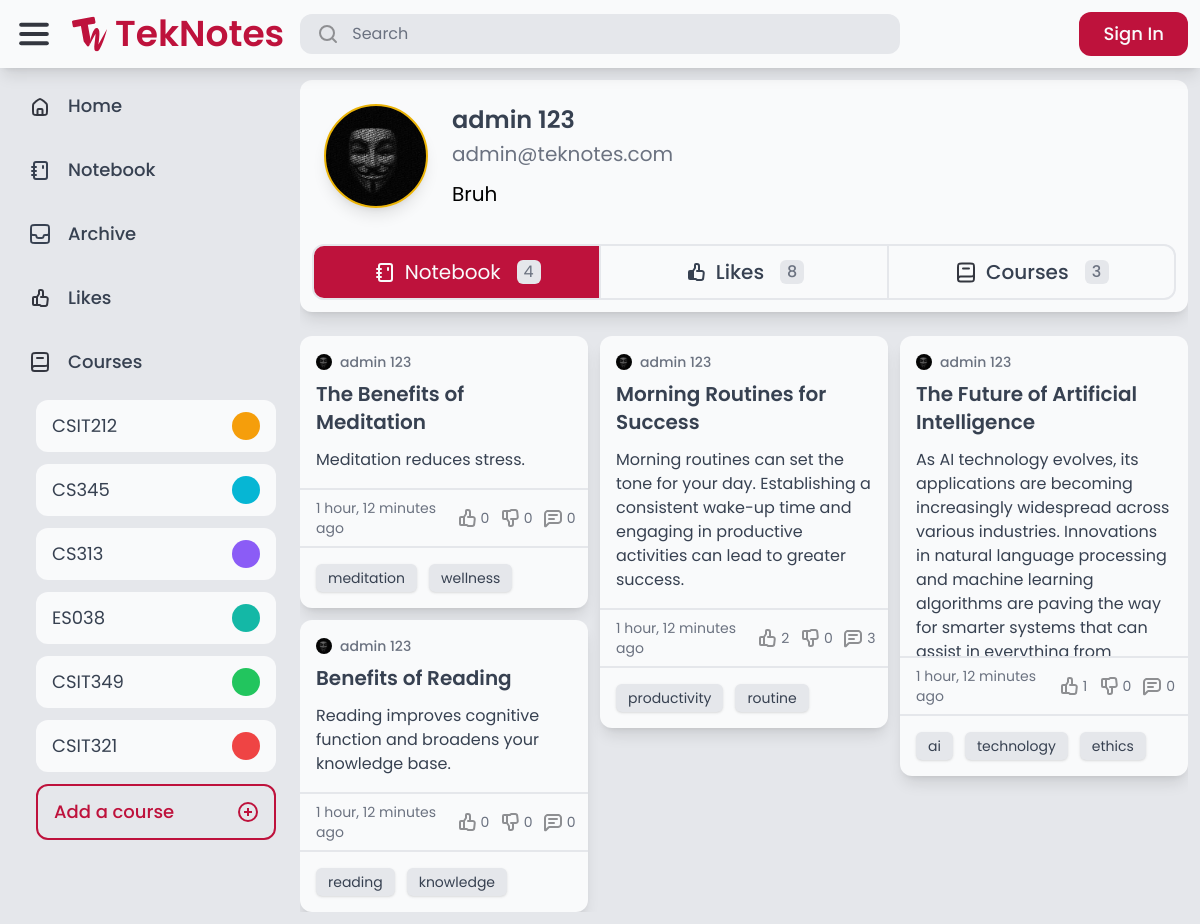
Screenshot of /auth/profile/1/notes/ with the database file from the repository.
### course/models.py (models this page shows, shortened)
class Course(models.Model):
    COLORS = [
        ('red-500', 'Red'),
        ('orange-500', 'Orange'),
        ('amber-500', 'Amber'),
        ('lime-500', 'Lime'),
        ('green-500', 'Green'),
        ('emerald-500', 'Emerald'),
        ('teal-500', 'Teal'),
        ('cyan-500', 'Cyan'),
        ('blue-500', 'Blue'),
        ('indigo-500', 'Indigo'),
        ('violet-500', 'Violet'),
        ('purple-500', 'Purple'),
        ('fuchsia-500', 'Fuschia'),
        ('pink-500', 'Pink'),
    ]
    code = models.CharField(max_length=20)
    description = models.CharField(max_length=255)
    color = models.CharField(max_length=20, choices=COLORS, default='gray-500')
    created_by = models.ForeignKey(User, related_name='courses', on_delete=models.CASCADE)

### authentication/models.py (models this page shows, shortened)
class Profile(models.Model):
    user = models.OneToOneField(User, on_delete=models.CASCADE)
    bio = models.TextField(max_length=500, default='No bio yet.')
    avatar = models.ImageField(default="avatars/default.jpg", upload_to="avatars")
    location = models.CharField(max_length=30, blank=True)

### notes/models.py (models this page shows, shortened)
class Note(models.Model):
    title = models.CharField(max_length=255)
    content = models.TextField(max_length=255, blank=True)
    course = models.ForeignKey(Course, null=True, blank=True, on_delete=models.SET_NULL)
    created_by = models.ForeignKey(User, related_name='notes', on_delete=models.CASCADE)
    created_at = models.DateTimeField(auto_now_add=True)
    modified_at = models.DateTimeField(auto_now=True)
    tags = models.ManyToManyField(Tag, related_name='notes', blank=True)
    is_archived = models.BooleanField(default=False)
    is_private = models.BooleanField(default=False)

### tags/models.py (models this page shows)
class Tag(models.Model):
    name = models.CharField(max_length=50, unique=True)
    def __str__(self):
        return self.name

### authentication/views.py (the view)
# urls.py: path('profile/<int:user_id>/notes/', views.profile, name='profile'),
def profile(request, user_id):
    profile = Profile.objects.get(user__id=user_id)
    notes = Note.objects.filter(created_by=user_id, is_private=False)
    return render(request, 'authentication/profile.html', {
        'profile': profile,
        'notes': notes,
    })

### core/context_processors.py (called while the page is built)
def courses_list(request):
    return {
        'your_courses': Course.objects.all().distinct()
    }

### authentication/templates/authentication/profile.html (shortened to what this page needs)
{% extends 'core/base.html' %}
{% load static %}
{% block content %}
    <div class="flex flex-1 flex-col overflow-y-hidden">
        <div class="flex flex-col rounded-xl shadow-lg bg-gray-50">
            <div class="flex p-6 gap-6 h-full max-h-56">
                <div class="flex aspect-square h-full rounded-full bg-[url('{{ profile.avatar.url }}')] bg-cover border-2 border-yellow-500 shadow-lg"></div>
                <div class="flex flex-1 gap-3 items-start">
                    <div class="flex flex-col gap-3 items-baseline">
                        <div class="flex flex-col gap-1">
                            <p class="text-2xl text-gray-700 font-semibold"> {{ profile.user.first_name }} {{ profile.user.last_name }} </p>
                            <p class="text-xl text-gray-500"> {{ profile.user.email }} </p>
                        </div>
                        <p class="text-xl">{{ profile.bio }}</p>
                    </div>
                </div>
            </div>
            <div class="flex flex-wrap w-full p-3 items-start">
                <a href="{% url 'auth:profile' profile.user.id %}" class="transition-all items-center flex flex-1 px-4 py-3 gap-2 rounded-l-xl justify-center border-2 border-gray-200 {% if '/notes/' in request.path %} bg-rose-700 text-gray-50 hover:shadow-lg {% else %} text-gray-700 font-medium hover:bg-gray-100 {% endif %}">
                    <img src="{% if '/notes/' in request.path %} {% static 'teknotes/images/notebook_white.svg' %} {% else %} {% static 'teknotes/images/notebook.svg' %} {% endif %}" alt="Notebook">
                    <p class="text-xl">Notebook</p>
                    <div class="flex aspect-square h-6 bg-gray-200 rounded-md items-center justify-center text-gray-500 ml-2">{{ profile.user.notes.count }}</div>
                </a>
                <a href="{% url 'auth:profile_likes' profile.user.id %}" class="transition-all items-center flex flex-1 px-4 py-3 gap-2 justify-center border-2 border-l-0 border-gray-200 {% if '/likes/' in request.path %} bg-rose-700 text-gray-50 hover:shadow-lg {% else %} text-gray-700 font-medium hover:bg-gray-100 {% endif %}">
                    <img src="{% if '/likes/' in request.path %} {% static 'teknotes/images/thumb_up_white.svg' %} {% else %} {% static 'teknotes/images/thumb_up_black.svg' %} {% endif %}" alt="Like">
                    <p class="text-xl">Likes</p>
                    <div class="flex aspect-square h-6 bg-gray-200 rounded-md items-center justify-center text-gray-500 ml-2">{{ profile.user.likes.count }}</div>
                </a>
                <a href="{% url 'auth:profile_courses' profile.user.id %}" class="transition-all items-center flex flex-1 px-4 py-3 gap-2 rounded-r-xl justify-center border-2 border-l-0 border-gray-200 {% if '/courses/' in request.path %} bg-rose-700 text-gray-50 hover:shadow-lg {% else %} text-gray-700 font-medium hover:bg-gray-100 {% endif %}">
                    <img src="{% if '/courses/' in request.path %} {% static 'teknotes/images/Course_white.svg' %} {% else %} {% static 'teknotes/images/Course.svg' %} {% endif %}" alt="Like">
                    <p class="text-xl">Courses</p>
                    <div class="flex aspect-square h-6 bg-gray-200 rounded-md items-center justify-center text-gray-500 ml-2">{{ profile.user.courses.count }}</div>
                </a>
            </div>
        </div>
        <div class="flex flex-col flex-1 pt-6 gap-3 overflow-hidden">
            {% if notes.count >= 0 %}
                {% if notes.count > 0 %}
                    {% include 'notes/notes.html' %}
                {% else %}
                    {% if '/notes/' in request.path %}
                        {% include 'core/no_results.html' with message="No notes yet from" query=profile.user.first_name %}
                    {% else %}
                        {% include 'core/no_results.html' with message="No likes yet from" query=profile.user.first_name %}
                    {% endif %}
                {% endif %}
            {% endif %}
        </div>
    </div>
{% endblock %}

### core/templates/core/base.html (shortened to what this page needs)
{% extends 'core/core.html' %}
{% load static %}
{% block body %}
    <div class="flex flex-col h-full overflow-hidden">
        <header class="flex items-center w-full p-3 gap-3 shadow-lg z-10 bg-gray-50">
            <div class="flex flex-1 items-center gap-4">
                <img class="cursor-pointer" id="menu-icon" src="{% static 'teknotes/images/Menu.svg' %}" alt="Menu">
                <a href="/" class="flex items-center gap-2">
                    <img src="{% static 'teknotes/images/TekNotes-Logo.svg' %}" alt="Logo">
                    <p id="logo-text" class="font-semibold text-rose-700 text-4xl">TekNotes</p>
                </a>
                <form action="{% url 'advanced_search:search' %}" method="get" class="flex flex-1 max-w-[600px] px-4 py-2 rounded-xl bg-gray-200 transition-all hover:bg-gray-300 gap-3 cursor-text min-w-[0px]" onclick="this.querySelector('input[name=\'query\']').focus();">
                    <img src="{% static 'teknotes/images/Search.svg' %}" alt="Search">
                    <input name="query" class="placeholder-gray-500 w-full text-gray-700 bg-transparent border-none focus:outline-none min-w-[0px]" type="text" value="{{ query }}" placeholder="Search">
                </form>
            </div>
            <div class="flex items-center gap-4 h-full">
                {% if request.user.is_authenticated %}
                    <a href="{% url 'notes:tek_a_note' %}" class="flex bg-rose-700 rounded-xl gap-4 px-4 py-2 transition-all hover:shadow-lg">
                        <img src="{% static 'teknotes/images/Edit.svg' %}" alt="Edit">
                        <p class="new-note-text text-gray-50 font-medium text-lg">Tek a Note</p>
                    </a>
                    <div class="flex h-full">
                        <a href="{% url 'auth:logout' %}" class="transition-all flex gap-4 px-4 py-2 rounded-l-xl bg-gray-200 hover:shadow-lg">
                            <p class="text-gray-700 text-lg">Log out</p>
                        </a>
                        <a href="{% url 'auth:profile' request.user.id %}" class="transition-all flex h-full aspect-square rounded-r-xl bg-[url('{{ request.user.profile.avatar.url }}')] bg-cover border-2 border-gray-200 hover:shadow-lg"></a>
                    </div>
                {% else %}
                    <a href="{% url 'auth:login' %}" class="flex bg-rose-700 rounded-xl gap-4 px-6 py-2 transition-all hover:shadow-lg">
                        <p class="text-gray-50 font-medium text-lg">Sign In</p>
                    </a>
                {% endif %}
            </div>
        </header>
        <main class="flex bg-gray-200 h-full overflow-hidden">
            <nav class="flex flex-col w-full max-w-72 h-full p-3 gap-3 overflow-y-auto">
                <a href="/" class="nav-elem flex rounded-xl px-4 py-3 gap-4 {% if request.path == '/' %} active-nav bg-gray-50 px-6 py-3 shadow-lg border-l-8 border-rose-700 {% endif %}">
                    <img src="{% static 'teknotes/images/Home.svg' %}" alt="Home">
                    <p class="nav-text text-lg text-gray-700 font-medium">Home</p>
                </a>
                <a href="/notebook/" class="nav-elem flex rounded-xl px-4 py-3 gap-4 {% if request.path == '/notebook/' %} active-nav bg-gray-50 px-6 py-3 shadow-lg border-l-8 border-rose-700 {% endif %}">
                    <img src="{% static 'teknotes/images/notebook.svg' %}" alt="Notebook">
                    <p class="nav-text text-lg text-gray-700 font-medium">Notebook</p>
                </a>
                <a href="/archive/" class="nav-elem flex rounded-xl px-4 py-3 gap-4 {% if request.path == '/archive/' %} active-nav bg-gray-50 px-6 py-3 shadow-lg border-l-8 border-rose-700 {% endif %}">
                    <img src="{% static 'teknotes/images/Archive.svg' %}" alt="Archive">
                    <p class="nav-text text-lg text-gray-700 font-medium">Archive</p>
                </a>
                <a href="/likes/" class="nav-elem flex rounded-xl px-4 py-3 gap-4 {% if request.path == '/likes/' %} active-nav bg-gray-50 px-6 py-3 shadow-lg border-l-8 border-rose-700 {% endif %}">
                    <img src="{% static 'teknotes/images/Likes.svg' %}" alt="Likes">
                    <p class="nav-text text-lg text-gray-700 font-medium">Likes</p>
                </a>
                <div class="nav-elem flex rounded-xl px-4 py-3 gap-4">
                    <img src="{% static 'teknotes/images/Course.svg' %}" alt="Courses">
                    <p class="nav-text text-lg text-gray-700 font-medium">Courses</p>
                </div>
                <div id="courses" class="flex flex-col pl-6 gap-3">
                    {% for course in your_courses %}
                        <a href="{% url 'advanced_search:search_by_course' course.id %}" class="group transition-all course-elem nav-elem flex rounded-xl px-4 py-3 justify-between bg-gray-50 hover:bg-{{ course.color }}">
                            <p class="course-text text-lg text-gray-700 group-hover:text-gray-50">{{ course.code }}</p>
                            <div class="rounded-full bg-{{ course.color }} group-hover:bg-gray-50 h-full min-h-7 aspect-square course-color"></div>
                        </a>
                    {% endfor %}
                    <a id="add-course" href="{% url 'course:add_a_course' %}" class="transition-all course-elem nav-elem flex rounded-xl px-4 py-3 justify-between border-2 border-rose-700 hover:bg-rose-700 text-rose-700 hover:text-gray-50 hover:font-regular">
                        <p class="course-text text-lg font-medium">Add a course</p>
                        <img src="{% static 'teknotes/images/Add.svg' %}" alt="Courses">
                    </a>
                </div>
            </nav>
            <div class="flex flex-col flex-1 h-full p-3 gap-3 overflow-hidden">
                {% block content %}
                {% endblock %}
            </div>
        </main>
    </div>
{% endblock %}

### notes/templates/notes/notes.html (shortened to what this page needs)
<div class="flex flex-1 {% if not no_scroll %} overflow-hidden overflow-y-auto {% endif %}">
    <div id="notes" class="flex flex-1 gap-3" style="display: none;">
        {% for note in notes %}
            <div class="note" data-note-id="{{ note.id }}">
                {% include 'notes/note.html' %}
            </div>
        {% endfor %}
    </div>
    <div id="notes-container" class="flex flex-1 gap-3"></div>
</div>

### notes/templates/notes/note.html (shortened to what this page needs)
{% load static %}
{% load custom_filters %}
<div class="rounded-xl hover:bg-gray-100 transition-all {% if note.is_private %} border-2 border-dashed border-gray-500 {% else %} bg-gray-50 shadow-lg hover:shadow-xl {% endif %}">
    <a href="{% url 'notes:note_detail' note.id %}" class="flex flex-col {% if note.is_archived %} opacity-70 {% endif %}">
        <div class="flex flex-col p-4 gap-3 max-h-80 overflow-hidden">
            <div class="flex flex-col gap-2">
                <div class="flex gap-2 items-center">
                    <img src="{{ note.created_by.profile.avatar.url }}" alt="Profile Image" class="h-4 w-4 aspect-square rounded-full">
                    <p class="text-gray-500 font-medium text-sm">{{ note.created_by.first_name }} {{ note.created_by.last_name }}</p>
                </div>
                <h1 class="text-xl text-gray-700 font-semibold">{{ note.title }}</h1>
            </div>
            <div class="">
                <p class="text-gray-700">
                    {{ note.content }}
                </p>
            </div>
        </div>
        <div class="flex justify-between px-4 py-2 border-t-2 {% if note.is_private %} border-gray-500 border-dashed {% else %} border-gray-200 {% endif %}">
            <p class="text-gray-500 text-sm">{{ note.modified_at|timesince }} ago</p>
            <div class="flex gap-3">
                <div class="flex gap-0.5 items-center">
                    <img src="{% if request.user.is_authenticated and note|is_liked:request.user %}{% static 'teknotes/images/thumbed_up.svg' %}{% else %}{% static 'teknotes/images/thumb_up.svg' %}{% endif %}" alt="thumb_up">
                    <p class="text-sm {% if request.user.is_authenticated and note|is_liked:request.user %}text-yellow-500 font-medium{% else %}text-gray-500{% endif %}">{{ note.likes.count }}</p>
                </div>
                <div class="flex gap-0.5 items-center">
                    <img src="{% if request.user.is_authenticated and note|is_disliked:request.user %}{% static 'teknotes/images/thumbed_down.svg' %}{% else %}{% static 'teknotes/images/thumb_down.svg' %}{% endif %}" alt="thumb_down">
                    <p class="text-sm {% if request.user.is_authenticated and note|is_disliked:request.user %}text-yellow-500 font-medium{% else %}text-gray-500{% endif %}">{{ note.dislikes.count }}</p>
                </div>
                <div class="flex gap-0.5 items-center">
                    <img src="{% static 'teknotes/images/comment.svg' %}" alt="comment">
                    <p class="text-sm text-gray-500">{{ note.comments.count }}</p>
                </div>
            </div>
        </div>
        {% if note.tags.count > 0 %}
            <div class="flex flex-wrap p-4 gap-3 border-t-2 {% if note.is_private %} border-gray-500 border-dashed {% else %} border-gray-200 {% endif %}">
                {% for tag in note.tags.all|slice:":3" %}
                    <p class="text-sm text-gray-700 shadow px-3 py-1 rounded-md inline-block {% if note.is_private %} bg-gray-50 {% else %} bg-gray-200 {% endif %}">{{ tag }}</p>
                {% endfor %}
            </div>
        {% endif %}
    </a>
</div>

### rows the page displays
Course: code "CSIT212"
Course: code "CS345"
Course: code "CS313"
Course: code "ES038"
Course: code "CSIT349"
Course: code "CSIT321"
Profile: avatar (picture), user.first_name "admin", user.last_name "123", user.email "admin@teknotes.com", bio "Bruh", user.notes.count "4", user.likes.count "8", user.courses.count "3"
Note: created_by.profile.avatar (picture), created_by.first_name "admin", created_by.last_name "123", title "The Benefits of Meditation", content "Meditation reduces stress.", modified_at "1 hour, 12 minutes", likes.count "0", dislikes.count "0", comments.count "0"
Tag: name "meditation"
Tag: name "wellness"
Note: created_by.profile.avatar (picture), created_by.first_name "admin", created_by.last_name "123", title "Morning Routines for Success", content "Morning routines can set the tone for your day. Establishing a consistent wake-up time and engaging in productive activities can lead to greater success.", modified_at "1 hour, 12 minutes", likes.count "2", dislikes.count "0", comments.count "3"
Tag: name "productivity"
Tag: name "routine"
Note: created_by.profile.avatar (picture), created_by.first_name "admin", created_by.last_name "123", title "The Future of Artificial Intelligence", content "As AI technology evolves, its applications are becoming increasingly widespread across various industries. Innovations in natural language processing and machine learning algorithms are paving the way for smarter systems that can…", modified_at "1 hour, 12 minutes", likes.count "1", dislikes.count "0", comments.count "0"
Tag: name "ai"
Tag: name "technology"
Tag: name "ethics"
Note: created_by.profile.avatar (picture), created_by.first_name "admin", created_by.last_name "123", title "Benefits of Reading", content "Reading improves cognitive function and broadens your knowledge base.", modified_at "1 hour, 12 minutes", likes.count "0", dislikes.count "0", comments.count "0"
Tag: name "reading"
Tag: name "knowledge"
